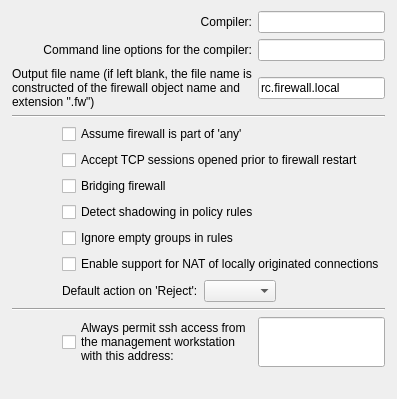
     <widget class="QWidget" name="tab0">
      <attribute name="title">
       <string>Compiler</string>
      </attribute>
      <layout class="QGridLayout" name="gridLayout_4">
       <property name="leftMargin">
        <number>12</number>
       </property>
       <property name="rightMargin">
        <number>12</number>
       </property>
       <property name="bottomMargin">
        <number>12</number>
       </property>
       <item row="0" column="0" colspan="2">
        <widget class="QLabel" name="compilerLabel">
         <property name="text">
          <string>Compiler:</string>
         </property>
         <property name="alignment">
          <set>Qt::AlignmentFlag::AlignRight|Qt::AlignmentFlag::AlignTrailing|Qt::AlignmentFlag::AlignVCenter</set>
         </property>
         <property name="wordWrap">
          <bool>false</bool>
         </property>
        </widget>
       </item>
       <item row="0" column="2">
        <widget class="QLineEdit" name="compiler">
         <property name="maximumSize">
          <size>
           <width>32767</width>
           <height>22</height>
          </size>
         </property>
        </widget>
       </item>
       <item row="1" column="0" colspan="2">
        <widget class="QLabel" name="compilerArgsLabel">
         <property name="sizePolicy">
          <sizepolicy hsizetype="Expanding" vsizetype="Preferred">
           <horstretch>0</horstretch>
           <verstretch>0</verstretch>
          </sizepolicy>
         </property>
         <property name="text">
          <string>Command line options for the compiler:</string>
         </property>
         <property name="alignment">
          <set>Qt::AlignmentFlag::AlignRight|Qt::AlignmentFlag::AlignTrailing|Qt::AlignmentFlag::AlignVCenter</set>
         </property>
         <property name="wordWrap">
          <bool>false</bool>
         </property>
        </widget>
       </item>
       <item row="1" column="2">
        <widget class="QLineEdit" name="compilerArgs">
         <property name="maximumSize">
          <size>
           <width>32767</width>
           <height>22</height>
          </size>
         </property>
        </widget>
       </item>
       <item row="2" column="0" colspan="2">
        <widget class="QLabel" name="textLabel1_5">
         <property name="sizePolicy">
          <sizepolicy hsizetype="Expanding" vsizetype="Preferred">
           <horstretch>0</horstretch>
           <verstretch>0</verstretch>
          </sizepolicy>
         </property>
         <property name="text">
          <string>Output file name (if left blank, the file name is constructed of the firewall object name and extension &quot;.fw&quot;)</string>
         </property>
         <property name="alignment">
          <set>Qt::AlignmentFlag::AlignVCenter</set>
         </property>
         <property name="wordWrap">
          <bool>true</bool>
         </property>
        </widget>
       </item>
       <item row="2" column="2">
        <widget class="QLineEdit" name="outputFileName">
         <property name="maximumSize">
          <size>
           <width>32767</width>
           <height>22</height>
          </size>
         </property>
         <property name="text">
          <string>rc.firewall.local</string>
         </property>
         <property name="readOnly">
          <bool>true</bool>
         </property>
        </widget>
       </item>
       <item row="3" column="0" colspan="3">
        <widget class="Line" name="line4_2">
         <property name="frameShape">
          <enum>QFrame::Shape::HLine</enum>
         </property>
         <property name="frameShadow">
          <enum>QFrame::Shadow::Sunken</enum>
         </property>
         <property name="orientation">
          <enum>Qt::Orientation::Horizontal</enum>
         </property>
        </widget>
       </item>
       <item row="4" column="0">
        <spacer>
         <property name="orientation">
          <enum>Qt::Orientation::Horizontal</enum>
         </property>
         <property name="sizeType">
          <enum>QSizePolicy::Policy::Maximum</enum>
         </property>
         <property name="sizeHint" stdset="0">
          <size>
           <width>30</width>
           <height>150</height>
          </size>
         </property>
        </spacer>
       </item>
       <item row="4" column="1" colspan="2">
        <layout class="QVBoxLayout" name="verticalLayout">
         <item>
          <widget class="QCheckBox" name="assumeFwIsPartOfAny">
           <property name="sizePolicy">
            <sizepolicy hsizetype="Minimum" vsizetype="Fixed">
             <horstretch>0</horstretch>
             <verstretch>0</verstretch>
            </sizepolicy>
           </property>
           <property name="text">
            <string>Assume firewall is part of 'any'</string>
           </property>
          </widget>
         </item>
         <item>
          <widget class="QCheckBox" name="acceptSessions">
           <property name="sizePolicy">
            <sizepolicy hsizetype="Minimum" vsizetype="Fixed">
             <horstretch>0</horstretch>
             <verstretch>0</verstretch>
            </sizepolicy>
           </property>
           <property name="text">
            <string>Accept TCP sessions opened prior to firewall restart</string>
           </property>
          </widget>
         </item>
         <item>
          <widget class="QCheckBox" name="bridge">
           <property name="sizePolicy">
            <sizepolicy hsizetype="Minimum" vsizetype="Fixed">
             <horstretch>0</horstretch>
             <verstretch>0</verstretch>
            </sizepolicy>
           </property>
           <property name="text">
            <string>Bridging firewall</string>
           </property>
          </widget>
         </item>
         <item>
          <widget class="QCheckBox" name="shadowing">
           <property name="sizePolicy">
            <sizepolicy hsizetype="Minimum" vsizetype="Fixed">
             <horstretch>0</horstretch>
             <verstretch>0</verstretch>
            </sizepolicy>
           </property>
           <property name="text">
            <string>Detect shadowing in policy rules</string>
           </property>
          </widget>
         </item>
         <item>
          <widget class="QCheckBox" name="emptyGroups">
           <property name="sizePolicy">
            <sizepolicy hsizetype="Minimum" vsizetype="Fixed">
             <horstretch>0</horstretch>
             <verstretch>0</verstretch>
            </sizepolicy>
           </property>
           <property name="text">
            <string>Ignore empty groups in rules</string>
           </property>
          </widget>
         </item>
         <item>
          <widget class="QCheckBox" name="localNAT">
           <property name="sizePolicy">
            <sizepolicy hsizetype="Minimum" vsizetype="Fixed">
             <horstretch>0</horstretch>
             <verstretch>0</verstretch>
            </sizepolicy>
           </property>
           <property name="text">
            <string>Enable support for NAT of locally originated connections</string>
           </property>
          </widget>
         </item>
         <item>
          <layout class="QHBoxLayout" name="horizontalLayout_3">
           <item>
            <widget class="QLabel" name="textLabel9">
             <property name="text">
              <string>Default action on 'Reject':</string>
             </property>
             <property name="wordWrap">
              <bool>false</bool>
             </property>
            </widget>
           </item>
           <item>
            <widget class="QComboBox" name="actionOnReject"/>
           </item>
           <item>
            <spacer>
             <property name="orientation">
              <enum>Qt::Orientation::Horizontal</enum>
             </property>
             <property name="sizeType">
              <enum>QSizePolicy::Policy::Expanding</enum>
             </property>
             <property name="sizeHint" stdset="0">
              <size>
               <width>72</width>
               <height>20</height>
              </size>
             </property>
            </spacer>
           </item>
          </layout>
         </item>
        </layout>
       </item>
       <item row="5" column="0" colspan="3">
        <widget class="Line" name="line4">
         <property name="frameShape">
          <enum>QFrame::Shape::HLine</enum>
         </property>
         <property name="frameShadow">
          <enum>QFrame::Shadow::Sunken</enum>
         </property>
         <property name="orientation">
          <enum>Qt::Orientation::Horizontal</enum>
         </property>
        </widget>
       </item>
       <item row="6" column="0">
        <spacer>
         <property name="orientation">
          <enum>Qt::Orientation::Horizontal</enum>
         </property>
         <property name="sizeType">
          <enum>QSizePolicy::Policy::Fixed</enum>
         </property>
         <property name="sizeHint" stdset="0">
          <size>
           <width>30</width>
           <height>50</height>
          </size>
         </property>
        </spacer>
       </item>
       <item row="6" column="1">
        <widget class="QCheckBox" name="mgmt_ssh">
         <property name="text">
          <string>Always permit ssh access from
the management workstation
with this address:</string>
         </property>
        </widget>
       </item>
       <item row="6" column="2">
        <widget class="QLineEdit" name="mgmt_addr">
         <property name="sizePolicy">
          <sizepolicy hsizetype="Expanding" vsizetype="Fixed">
           <horstretch>0</horstretch>
           <verstretch>0</verstretch>
          </sizepolicy>
         </property>
         <property name="maximumSize">
          <size>
           <width>32767</width>
           <height>32767</height>
          </size>
         </property>
        </widget>
       </item>
       <item row="7" column="1">
        <spacer>
         <property name="orientation">
          <enum>Qt::Orientation::Vertical</enum>
         </property>
         <property name="sizeType">
          <enum>QSizePolicy::Policy::Expanding</enum>
         </property>
         <property name="sizeHint" stdset="0">
          <size>
           <width>20</width>
           <height>20</height>
          </size>
         </property>
        </spacer>
       </item>
      </layout>
     </widget>
